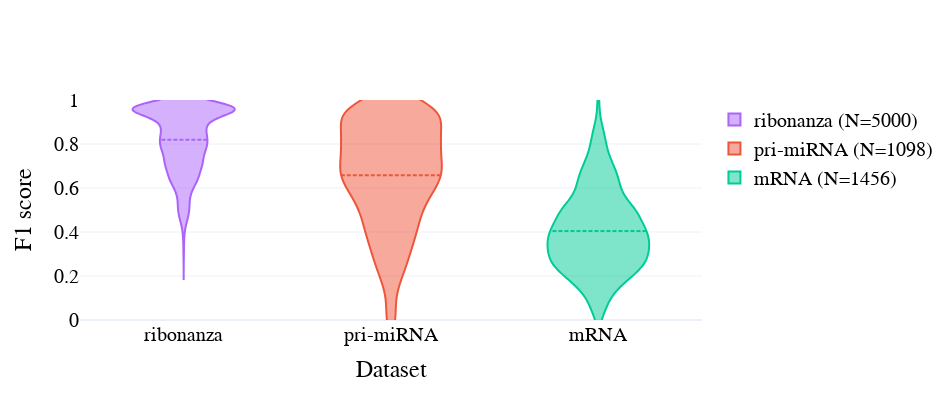

Write notebook code for a chart like this one.
### Code cell
# Viloin plot per dataset
import plotly.graph_objects as go

fig = go.Figure()

colors = {'ribonanza': 'AB63FA', 'pri-miRNA': 'EF553B', 'mRNA': '00CC96'}
for dataset in ['ribonanza', 'pri-miRNA', 'mRNA']:
    fig.add_trace(go.Violin(x=results['dataset'][results['dataset'] == dataset],
                            y=results['F1'][results['dataset'] == dataset],
                            name=f'{dataset} (N={len(results[results["dataset"] == dataset])})',
                            box_visible=False,
                            points=False,
                            line_color=f'#{colors[dataset]}',
                            meanline_visible=True))
    
fig.update_layout(
                    # title="RNAstructure prediction performance on different datasets", 
                    width=950, height=400,
                    yaxis_range=[0, 1],
                    xaxis_title="Dataset",
                    yaxis_title="F1 score",
                    template='plotly_white', font_color='black',
                    font_family='helvetica light', 
                    font_size=20,)
fig.show()

### Figure 1 — Plotly figure (JSON) as saved in the notebook; plotly's stock layout.template omitted (floating-point values rounded to 4 significant figures; data arrays with more than 128 entries replaced by an {"elided": "..."} marker saying what was removed)
{"data": [{"box": {"visible": false}, "line": {"color": "#AB63FA"}, "meanline": {"visible": true}, "name": "ribonanza (N=5000)", "points": false, "type": "violin", "x": {"elided": "5000 str values"}, "y": {"elided": "5000 float values"}}, {"box": {"visible": false}, "line": {"color": "#EF553B"}, "meanline": {"visible": true}, "name": "pri-miRNA (N=1098)", "points": false, "type": "violin", "x": {"elided": "1098 str values"}, "y": {"elided": "1098 float values"}}, {"box": {"visible": false}, "line": {"color": "#00CC96"}, "meanline": {"visible": true}, "name": "mRNA (N=1456)", "points": false, "type": "violin", "x": {"elided": "1456 str values"}, "y": {"elided": "1456 float values"}}], "layout": {"font": {"color": "black", "family": "helvetica light", "size": 20}, "height": 400, "width": 950, "xaxis": {"title": {"text": "Dataset"}}, "yaxis": {"range": [0, 1], "title": {"text": "F1 score"}}}}
